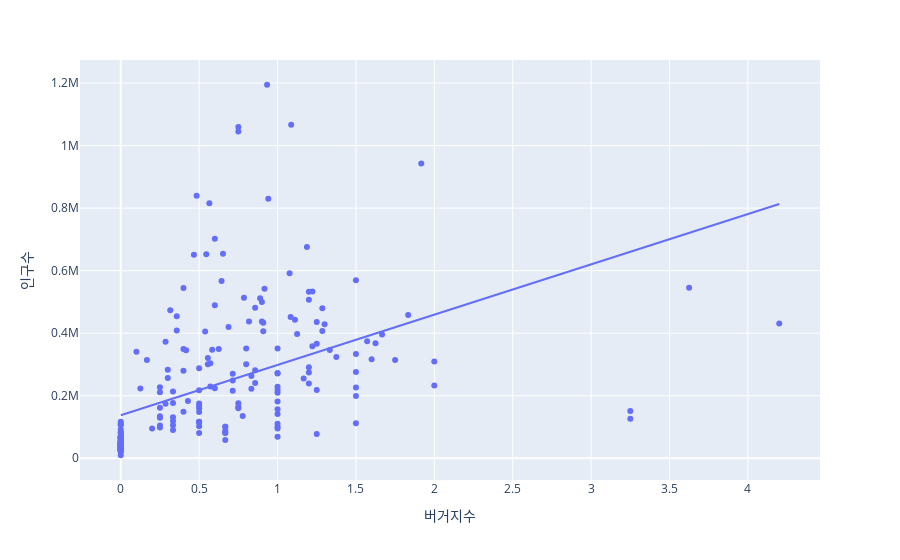

Write notebook code for a chart like this one.
### Code cell
# 버거지수에 따른 인구수
px.scatter(final_df, x='버거지수', y='인구수', trendline='ols', hover_name='주소')

### Figure 1 — Plotly figure (JSON) as saved in the notebook; plotly's stock layout.template omitted (floating-point values rounded to 4 significant figures; data arrays with more than 128 entries replaced by an {"elided": "..."} marker saying what was removed)
{"data": [{"hovertemplate": "<b>%{hovertext}</b><br><br>버거지수=%{x}<br>인구수=%{y}<extra></extra>", "hovertext": {"elided": "224 str values"}, "legendgroup": "", "marker": {"color": "#636efa", "symbol": "circle"}, "mode": "markers", "name": "", "orientation": "v", "showlegend": false, "type": "scatter", "x": {"elided": "224 float values"}, "xaxis": "x", "y": {"elided": "224 int values"}, "yaxis": "y"}, {"hovertemplate": "<b>OLS trendline</b><br>인구수 = 160827 * 버거지수 + 137448<br>R<sup>2</sup>=0.227695<br><br>버거지수=%{x}<br>인구수=%{y} <b>(trend)</b><extra></extra>", "legendgroup": "", "marker": {"color": "#636efa", "symbol": "circle"}, "mode": "lines", "name": "", "showlegend": false, "type": "scatter", "x": {"elided": "224 float values"}, "xaxis": "x", "y": {"elided": "224 float values"}, "yaxis": "y"}], "layout": {"legend": {"tracegroupgap": 0}, "margin": {"t": 60}, "xaxis": {"anchor": "y", "domain": [0, 1], "title": {"text": "버거지수"}}, "yaxis": {"anchor": "x", "domain": [0, 1], "title": {"text": "인구수"}}}}
